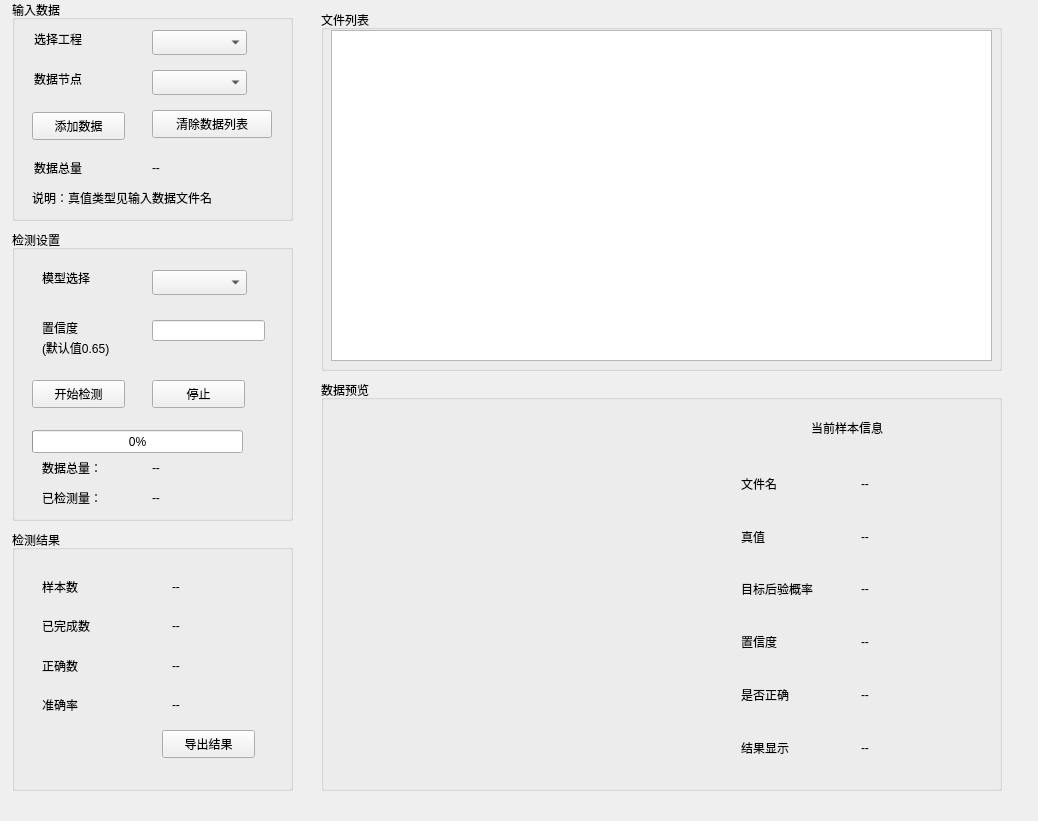
<?xml version="1.0" encoding="UTF-8"?>
<ui version="4.0">
 <class>BatchTargetRecognition</class>
 <widget class="QWidget" name="BatchTargetRecognition">
  <property name="geometry">
   <rect>
    <x>0</x>
    <y>0</y>
    <width>1038</width>
    <height>821</height>
   </rect>
  </property>
  <property name="windowTitle">
   <string>BatchTargetRecognition</string>
  </property>
  <widget class="QWidget" name="layoutWidget">
   <property name="geometry">
    <rect>
     <x>2</x>
     <y>0</y>
     <width>1031</width>
     <height>811</height>
    </rect>
   </property>
   <layout class="QHBoxLayout" name="horizontalLayout" stretch="2,5">
    <item>
     <widget class="QWidget" name="LeftPanel" native="true">
      <widget class="QGroupBox" name="inputDataGroup">
       <property name="geometry">
        <rect>
         <x>10</x>
         <y>0</y>
         <width>281</width>
         <height>221</height>
        </rect>
       </property>
       <property name="title">
        <string>输入数据</string>
       </property>
       <widget class="QComboBox" name="projectComboBox">
        <property name="geometry">
         <rect>
          <x>140</x>
          <y>30</y>
          <width>95</width>
          <height>25</height>
         </rect>
        </property>
       </widget>
       <widget class="QPushButton" name="clearImageButton">
        <property name="geometry">
         <rect>
          <x>140</x>
          <y>110</y>
          <width>120</width>
          <height>28</height>
         </rect>
        </property>
        <property name="text">
         <string>清除数据列表</string>
        </property>
       </widget>
       <widget class="QLabel" name="imageCountValueLabel">
        <property name="geometry">
         <rect>
          <x>140</x>
          <y>160</y>
          <width>16</width>
          <height>16</height>
         </rect>
        </property>
        <property name="text">
         <string>--</string>
        </property>
       </widget>
       <widget class="QPushButton" name="addImageButton">
        <property name="geometry">
         <rect>
          <x>20</x>
          <y>112</y>
          <width>93</width>
          <height>28</height>
         </rect>
        </property>
        <property name="text">
         <string>添加数据</string>
        </property>
       </widget>
       <widget class="QLabel" name="projectLabel">
        <property name="geometry">
         <rect>
          <x>22</x>
          <y>31</y>
          <width>60</width>
          <height>16</height>
         </rect>
        </property>
        <property name="text">
         <string>选择工程</string>
        </property>
       </widget>
       <widget class="QLabel" name="Nodelabel">
        <property name="geometry">
         <rect>
          <x>22</x>
          <y>71</y>
          <width>60</width>
          <height>16</height>
         </rect>
        </property>
        <property name="text">
         <string>数据节点</string>
        </property>
       </widget>
       <widget class="QLabel" name="ImageCountlabel">
        <property name="geometry">
         <rect>
          <x>22</x>
          <y>160</y>
          <width>60</width>
          <height>16</height>
         </rect>
        </property>
        <property name="text">
         <string>数据总量</string>
        </property>
       </widget>
       <widget class="QLabel" name="label">
        <property name="geometry">
         <rect>
          <x>20</x>
          <y>190</y>
          <width>225</width>
          <height>16</height>
         </rect>
        </property>
        <property name="text">
         <string>说明：真值类型见输入数据文件名</string>
        </property>
       </widget>
       <widget class="QComboBox" name="nodeComboBox">
        <property name="geometry">
         <rect>
          <x>140</x>
          <y>70</y>
          <width>95</width>
          <height>25</height>
         </rect>
        </property>
       </widget>
      </widget>
      <widget class="QGroupBox" name="detectionSettingGroup">
       <property name="geometry">
        <rect>
         <x>10</x>
         <y>230</y>
         <width>281</width>
         <height>291</height>
        </rect>
       </property>
       <property name="title">
        <string>检测设置</string>
       </property>
       <widget class="QLabel" name="modelLabel">
        <property name="geometry">
         <rect>
          <x>30</x>
          <y>40</y>
          <width>72</width>
          <height>15</height>
         </rect>
        </property>
        <property name="text">
         <string>模型选择</string>
        </property>
       </widget>
       <widget class="QComboBox" name="modelComboBox">
        <property name="geometry">
         <rect>
          <x>140</x>
          <y>40</y>
          <width>95</width>
          <height>25</height>
         </rect>
        </property>
       </widget>
       <widget class="QLabel" name="confidenceLabel">
        <property name="geometry">
         <rect>
          <x>30</x>
          <y>90</y>
          <width>72</width>
          <height>15</height>
         </rect>
        </property>
        <property name="text">
         <string>置信度</string>
        </property>
       </widget>
       <widget class="QLineEdit" name="ConfidenceLineEdit">
        <property name="geometry">
         <rect>
          <x>140</x>
          <y>90</y>
          <width>113</width>
          <height>21</height>
         </rect>
        </property>
       </widget>
       <widget class="QPushButton" name="runDetectionButton">
        <property name="geometry">
         <rect>
          <x>20</x>
          <y>150</y>
          <width>93</width>
          <height>28</height>
         </rect>
        </property>
        <property name="text">
         <string>开始检测</string>
        </property>
       </widget>
       <widget class="QPushButton" name="stopDetectionButton">
        <property name="geometry">
         <rect>
          <x>140</x>
          <y>150</y>
          <width>93</width>
          <height>28</height>
         </rect>
        </property>
        <property name="text">
         <string>停止</string>
        </property>
       </widget>
       <widget class="QLabel" name="adviceLabel">
        <property name="geometry">
         <rect>
          <x>30</x>
          <y>110</y>
          <width>91</width>
          <height>16</height>
         </rect>
        </property>
        <property name="text">
         <string>(默认值0.65)</string>
        </property>
       </widget>
       <widget class="QProgressBar" name="progressBar">
        <property name="geometry">
         <rect>
          <x>20</x>
          <y>200</y>
          <width>211</width>
          <height>23</height>
         </rect>
        </property>
        <property name="value">
         <number>0</number>
        </property>
       </widget>
       <widget class="QLabel" name="Alldatalabel">
        <property name="geometry">
         <rect>
          <x>30</x>
          <y>230</y>
          <width>72</width>
          <height>15</height>
         </rect>
        </property>
        <property name="text">
         <string>数据总量：</string>
        </property>
       </widget>
       <widget class="QLabel" name="AlldataIndexLabel">
        <property name="geometry">
         <rect>
          <x>140</x>
          <y>230</y>
          <width>72</width>
          <height>15</height>
         </rect>
        </property>
        <property name="text">
         <string>--</string>
        </property>
       </widget>
       <widget class="QLabel" name="Detecteddatalabel">
        <property name="geometry">
         <rect>
          <x>30</x>
          <y>260</y>
          <width>72</width>
          <height>15</height>
         </rect>
        </property>
        <property name="text">
         <string>已检测量：</string>
        </property>
       </widget>
       <widget class="QLabel" name="detecteddataIndexLabel">
        <property name="geometry">
         <rect>
          <x>140</x>
          <y>260</y>
          <width>72</width>
          <height>15</height>
         </rect>
        </property>
        <property name="text">
         <string>--</string>
        </property>
       </widget>
      </widget>
      <widget class="QGroupBox" name="statisticsGroup">
       <property name="geometry">
        <rect>
         <x>10</x>
         <y>530</y>
         <width>281</width>
         <height>261</height>
        </rect>
       </property>
       <property name="title">
        <string>检测结果</string>
       </property>
       <widget class="QPushButton" name="exportResultButton">
        <property name="geometry">
         <rect>
          <x>150</x>
          <y>200</y>
          <width>93</width>
          <height>28</height>
         </rect>
        </property>
        <property name="text">
         <string>导出结果</string>
        </property>
       </widget>
       <widget class="QWidget" name="layoutWidget">
        <property name="geometry">
         <rect>
          <x>30</x>
          <y>40</y>
          <width>62</width>
          <height>151</height>
         </rect>
        </property>
        <layout class="QVBoxLayout" name="verticalLayout_2">
         <item>
          <widget class="QLabel" name="sampleCountLabel">
           <property name="text">
            <string>样本数</string>
           </property>
          </widget>
         </item>
         <item>
          <widget class="QLabel" name="finishedCountLabel">
           <property name="text">
            <string>已完成数</string>
           </property>
          </widget>
         </item>
         <item>
          <widget class="QLabel" name="correctCountLabel">
           <property name="text">
            <string>正确数</string>
           </property>
          </widget>
         </item>
         <item>
          <widget class="QLabel" name="accuracyLabel">
           <property name="text">
            <string>准确率</string>
           </property>
          </widget>
         </item>
        </layout>
       </widget>
       <widget class="QWidget" name="layoutWidget">
        <property name="geometry">
         <rect>
          <x>160</x>
          <y>40</y>
          <width>61</width>
          <height>151</height>
         </rect>
        </property>
        <layout class="QVBoxLayout" name="verticalLayout_3">
         <item>
          <widget class="QLabel" name="sampleCountValueLabel">
           <property name="text">
            <string>--</string>
           </property>
          </widget>
         </item>
         <item>
          <widget class="QLabel" name="finishedCountValueLabel">
           <property name="text">
            <string>--</string>
           </property>
          </widget>
         </item>
         <item>
          <widget class="QLabel" name="correctCountValueLabel">
           <property name="text">
            <string>--</string>
           </property>
          </widget>
         </item>
         <item>
          <widget class="QLabel" name="accuracyValueLabel">
           <property name="text">
            <string>--</string>
           </property>
          </widget>
         </item>
        </layout>
       </widget>
      </widget>
     </widget>
    </item>
    <item>
     <widget class="QWidget" name="RPanel" native="true">
      <widget class="QGroupBox" name="resultListgroup">
       <property name="geometry">
        <rect>
         <x>20</x>
         <y>10</y>
         <width>681</width>
         <height>361</height>
        </rect>
       </property>
       <property name="title">
        <string>文件列表</string>
       </property>
       <widget class="QTableWidget" name="resultTableWidget">
        <property name="geometry">
         <rect>
          <x>10</x>
          <y>20</y>
          <width>661</width>
          <height>331</height>
         </rect>
        </property>
       </widget>
      </widget>
      <widget class="QGroupBox" name="groupBox">
       <property name="geometry">
        <rect>
         <x>20</x>
         <y>380</y>
         <width>681</width>
         <height>411</height>
        </rect>
       </property>
       <property name="title">
        <string>数据预览</string>
       </property>
       <widget class="QWidget" name="imagePreviewWidget" native="true">
        <property name="geometry">
         <rect>
          <x>20</x>
          <y>20</y>
          <width>361</width>
          <height>371</height>
         </rect>
        </property>
       </widget>
       <widget class="QWidget" name="sampleInfoWidget" native="true">
        <property name="geometry">
         <rect>
          <x>380</x>
          <y>20</y>
          <width>291</width>
          <height>371</height>
         </rect>
        </property>
        <widget class="QLabel" name="label_2">
         <property name="geometry">
          <rect>
           <x>110</x>
           <y>20</y>
           <width>101</width>
           <height>16</height>
          </rect>
         </property>
         <property name="text">
          <string>当前样本信息</string>
         </property>
        </widget>
        <widget class="QLabel" name="label_8">
         <property name="geometry">
          <rect>
           <x>21</x>
           <y>378</y>
           <width>72</width>
           <height>16</height>
          </rect>
         </property>
         <property name="text">
          <string>TextLabel</string>
         </property>
        </widget>
        <widget class="QWidget" name="layoutWidget">
         <property name="geometry">
          <rect>
           <x>40</x>
           <y>60</y>
           <width>91</width>
           <height>311</height>
          </rect>
         </property>
         <layout class="QVBoxLayout" name="verticalLayout_4">
          <item>
           <widget class="QLabel" name="fileNameLabel">
            <property name="text">
             <string>文件名</string>
            </property>
           </widget>
          </item>
          <item>
           <widget class="QLabel" name="truthLabel">
            <property name="text">
             <string>真值</string>
            </property>
           </widget>
          </item>
          <item>
           <widget class="QLabel" name="predictionLabel">
            <property name="text">
             <string>目标后验概率</string>
            </property>
           </widget>
          </item>
          <item>
           <widget class="QLabel" name="confidenceValueTitleLabel">
            <property name="text">
             <string>置信度</string>
            </property>
           </widget>
          </item>
          <item>
           <widget class="QLabel" name="correctnessLabel">
            <property name="text">
             <string>是否正确</string>
            </property>
           </widget>
          </item>
          <item>
           <widget class="QLabel" name="resultDisplayLabel">
            <property name="text">
             <string>结果显示</string>
            </property>
           </widget>
          </item>
         </layout>
        </widget>
        <widget class="QWidget" name="layoutWidget">
         <property name="geometry">
          <rect>
           <x>160</x>
           <y>60</y>
           <width>111</width>
           <height>311</height>
          </rect>
         </property>
         <layout class="QVBoxLayout" name="verticalLayout_5">
          <item>
           <widget class="QLabel" name="fileNameValueLabel">
            <property name="text">
             <string>--</string>
            </property>
           </widget>
          </item>
          <item>
           <widget class="QLabel" name="truthValueLabel">
            <property name="text">
             <string>--</string>
            </property>
           </widget>
          </item>
          <item>
           <widget class="QLabel" name="predictionValueLabel">
            <property name="text">
             <string>--</string>
            </property>
           </widget>
          </item>
          <item>
           <widget class="QLabel" name="confidenceValueLabel">
            <property name="text">
             <string>--</string>
            </property>
           </widget>
          </item>
          <item>
           <widget class="QLabel" name="correctnessValueLabel">
            <property name="text">
             <string>--</string>
            </property>
           </widget>
          </item>
          <item>
           <widget class="QLabel" name="resultDisplayValueLabel">
            <property name="text">
             <string>--</string>
            </property>
           </widget>
          </item>
         </layout>
        </widget>
       </widget>
      </widget>
     </widget>
    </item>
   </layout>
  </widget>
 </widget>
 <resources/>
 <connections/>
</ui>
